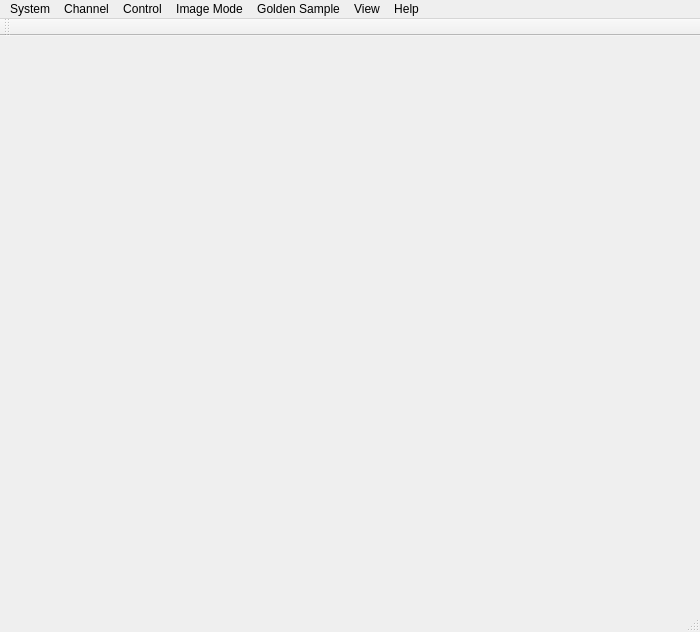
<?xml version="1.0" encoding="UTF-8"?>
<ui version="4.0">
 <class>MainWindow</class>
 <widget class="QMainWindow" name="MainWindow">
  <property name="geometry">
   <rect>
    <x>0</x>
    <y>0</y>
    <width>700</width>
    <height>632</height>
   </rect>
  </property>
  <property name="font">
   <font>
    <family>Tahoma</family>
   </font>
  </property>
  <property name="windowTitle">
   <string>Camera Module OTP Tool</string>
  </property>
  <widget class="QWidget" name="m_centralWidget">
   <property name="sizePolicy">
    <sizepolicy hsizetype="Expanding" vsizetype="Preferred">
     <horstretch>0</horstretch>
     <verstretch>0</verstretch>
    </sizepolicy>
   </property>
   <layout class="QGridLayout" name="m_centralGridLayout">
    <property name="leftMargin">
     <number>0</number>
    </property>
    <property name="topMargin">
     <number>0</number>
    </property>
    <property name="rightMargin">
     <number>0</number>
    </property>
    <property name="bottomMargin">
     <number>0</number>
    </property>
    <property name="spacing">
     <number>0</number>
    </property>
   </layout>
  </widget>
  <widget class="QStatusBar" name="m_statusBar"/>
  <widget class="QMenuBar" name="m_menuBar">
   <property name="geometry">
    <rect>
     <x>0</x>
     <y>0</y>
     <width>700</width>
     <height>23</height>
    </rect>
   </property>
   <widget class="QMenu" name="menuSystem">
    <property name="title">
     <string>System</string>
    </property>
    <addaction name="m_actionLogin"/>
    <addaction name="m_actionMachineSettings"/>
    <addaction name="m_actionGlobalSettings"/>
    <addaction name="separator"/>
    <addaction name="separator"/>
    <addaction name="m_actionExit"/>
   </widget>
   <widget class="QMenu" name="menuSelectChannel">
    <property name="title">
     <string>Channel</string>
    </property>
    <addaction name="m_actionChannelA"/>
    <addaction name="m_actionChannelB"/>
    <addaction name="m_actionChannelC"/>
    <addaction name="m_actionAllChannels"/>
   </widget>
   <widget class="QMenu" name="menuControl">
    <property name="title">
     <string>Control</string>
    </property>
    <addaction name="m_actionStart"/>
    <addaction name="m_actionStop"/>
    <addaction name="separator"/>
    <addaction name="m_actionShortcut"/>
   </widget>
   <widget class="QMenu" name="menuUI">
    <property name="title">
     <string>View</string>
    </property>
    <addaction name="m_actionShowStatusBar"/>
    <addaction name="m_actionShowToolBar"/>
    <addaction name="separator"/>
    <addaction name="m_actionShowTextPanel"/>
    <addaction name="m_actionShowTestItemPanel"/>
    <addaction name="m_actionShowTestResultPanel"/>
   </widget>
   <widget class="QMenu" name="menuHelp">
    <property name="title">
     <string>Help</string>
    </property>
    <addaction name="m_actionAbout"/>
    <addaction name="m_actionUpgrade"/>
   </widget>
   <widget class="QMenu" name="menuImage_Mode">
    <property name="title">
     <string>Image Mode</string>
    </property>
    <widget class="QMenu" name="menuImage_Test">
     <property name="title">
      <string>Image Test</string>
     </property>
     <addaction name="actionEnter_Test"/>
     <addaction name="actionExit_Test"/>
    </widget>
    <widget class="QMenu" name="menuSave_Image">
     <property name="title">
      <string>Save Image</string>
     </property>
     <addaction name="actionSave_Current_Image"/>
     <addaction name="actionSave_Left_Image"/>
     <addaction name="actionSave_Right_Image"/>
    </widget>
    <addaction name="menuImage_Test"/>
    <addaction name="menuSave_Image"/>
   </widget>
   <widget class="QMenu" name="menuDNPIndex">
    <property name="title">
     <string>Golden Sample</string>
    </property>
    <addaction name="m_actionGetDNPIndex_ON"/>
    <addaction name="m_actionGetDNPIndex_OFF"/>
   </widget>
   <addaction name="menuSystem"/>
   <addaction name="menuSelectChannel"/>
   <addaction name="menuControl"/>
   <addaction name="menuImage_Mode"/>
   <addaction name="menuDNPIndex"/>
   <addaction name="menuUI"/>
   <addaction name="menuHelp"/>
  </widget>
  <widget class="QToolBar" name="m_toolBar">
   <property name="windowTitle">
    <string>toolBar</string>
   </property>
   <attribute name="toolBarArea">
    <enum>TopToolBarArea</enum>
   </attribute>
   <attribute name="toolBarBreak">
    <bool>false</bool>
   </attribute>
  </widget>
  <action name="m_actionExit">
   <property name="icon">
    <iconset resource="../czcmti.qrc">
     <normaloff>:/images/exit.png</normaloff>:/images/exit.png</iconset>
   </property>
   <property name="text">
    <string>E&amp;xit</string>
   </property>
   <property name="toolTip">
    <string>Exit application.</string>
   </property>
   <property name="statusTip">
    <string>Exit application.</string>
   </property>
   <property name="shortcut">
    <string>Ctrl+X</string>
   </property>
  </action>
  <action name="m_actionStop">
   <property name="icon">
    <iconset resource="../czcmti.qrc">
     <normaloff>:/images/stop.png</normaloff>:/images/stop.png</iconset>
   </property>
   <property name="text">
    <string>Stop</string>
   </property>
   <property name="toolTip">
    <string>Stop test.</string>
   </property>
   <property name="statusTip">
    <string>Stop test.</string>
   </property>
  </action>
  <action name="m_actionAbout">
   <property name="icon">
    <iconset resource="../czcmti.qrc">
     <normaloff>:/images/about.png</normaloff>:/images/about.png</iconset>
   </property>
   <property name="text">
    <string>&amp;About...</string>
   </property>
   <property name="toolTip">
    <string>About the application.</string>
   </property>
   <property name="statusTip">
    <string>About the application.</string>
   </property>
   <property name="whatsThis">
    <string>About the application.</string>
   </property>
   <property name="shortcut">
    <string>F1</string>
   </property>
  </action>
  <action name="m_actionEnglish">
   <property name="checkable">
    <bool>true</bool>
   </property>
   <property name="checked">
    <bool>true</bool>
   </property>
   <property name="icon">
    <iconset resource="../czcmti.qrc">
     <normaloff>:/images/usa.png</normaloff>:/images/usa.png</iconset>
   </property>
   <property name="text">
    <string>English</string>
   </property>
   <property name="statusTip">
    <string>English</string>
   </property>
   <property name="visible">
    <bool>false</bool>
   </property>
  </action>
  <action name="m_actionChinese">
   <property name="checkable">
    <bool>true</bool>
   </property>
   <property name="icon">
    <iconset resource="../czcmti.qrc">
     <normaloff>:/images/china.png</normaloff>:/images/china.png</iconset>
   </property>
   <property name="text">
    <string>Chinese</string>
   </property>
   <property name="statusTip">
    <string>Chinese</string>
   </property>
  </action>
  <action name="m_actionSpecification">
   <property name="icon">
    <iconset resource="../czcmti.qrc">
     <normaloff>:/images/check_list.png</normaloff>:/images/check_list.png</iconset>
   </property>
   <property name="text">
    <string>Specification</string>
   </property>
   <property name="toolTip">
    <string>Test item specification.</string>
   </property>
   <property name="statusTip">
    <string>Test item specification.</string>
   </property>
  </action>
  <action name="m_actionProject">
   <property name="icon">
    <iconset resource="../czcmti.qrc">
     <normaloff>:/images/project.png</normaloff>:/images/project.png</iconset>
   </property>
   <property name="text">
    <string>Project</string>
   </property>
   <property name="toolTip">
    <string>Test project.</string>
   </property>
   <property name="statusTip">
    <string>Test project.</string>
   </property>
  </action>
  <action name="m_actionShowToolBar">
   <property name="checkable">
    <bool>true</bool>
   </property>
   <property name="checked">
    <bool>true</bool>
   </property>
   <property name="text">
    <string>Tool Bar</string>
   </property>
   <property name="toolTip">
    <string>Show tool bar.</string>
   </property>
   <property name="statusTip">
    <string>Show tool bar.</string>
   </property>
   <property name="whatsThis">
    <string>Show tool bar.</string>
   </property>
  </action>
  <action name="m_actionZoomOut">
   <property name="icon">
    <iconset resource="../czcmti.qrc">
     <normaloff>:/images/zoom_out.png</normaloff>:/images/zoom_out.png</iconset>
   </property>
   <property name="text">
    <string>Zoom Out</string>
   </property>
   <property name="toolTip">
    <string>Zoom Out</string>
   </property>
   <property name="statusTip">
    <string>Zoom Out</string>
   </property>
  </action>
  <action name="m_actionZoomIn">
   <property name="icon">
    <iconset resource="../czcmti.qrc">
     <normaloff>:/images/zoom_in.png</normaloff>:/images/zoom_in.png</iconset>
   </property>
   <property name="text">
    <string>Zoom In</string>
   </property>
   <property name="toolTip">
    <string>Zoom In</string>
   </property>
   <property name="statusTip">
    <string>Zoom In</string>
   </property>
  </action>
  <action name="m_actionStart">
   <property name="icon">
    <iconset resource="../czcmti.qrc">
     <normaloff>:/images/play.png</normaloff>:/images/play.png</iconset>
   </property>
   <property name="text">
    <string>Start</string>
   </property>
   <property name="toolTip">
    <string>Start test.</string>
   </property>
   <property name="statusTip">
    <string>Start test.</string>
   </property>
  </action>
  <action name="m_actionFullScreen">
   <property name="icon">
    <iconset resource="../czcmti.qrc">
     <normaloff>:/images/fullscreen.png</normaloff>:/images/fullscreen.png</iconset>
   </property>
   <property name="text">
    <string>Full Screen</string>
   </property>
   <property name="toolTip">
    <string>Full Screen</string>
   </property>
  </action>
  <action name="m_actionHelp">
   <property name="icon">
    <iconset resource="../czcmti.qrc">
     <normaloff>:/images/help.png</normaloff>:/images/help.png</iconset>
   </property>
   <property name="text">
    <string>Help</string>
   </property>
   <property name="toolTip">
    <string>Help manual.</string>
   </property>
  </action>
  <action name="m_actionKeepAspectRatio">
   <property name="checkable">
    <bool>true</bool>
   </property>
   <property name="checked">
    <bool>true</bool>
   </property>
   <property name="text">
    <string>Keep Aspect Ratio</string>
   </property>
   <property name="toolTip">
    <string>Keep Aspect Ratio</string>
   </property>
  </action>
  <action name="m_actionUpgrade">
   <property name="text">
    <string>Upgrade...</string>
   </property>
   <property name="toolTip">
    <string>Upgrade software...</string>
   </property>
   <property name="statusTip">
    <string>Upgrade software...</string>
   </property>
   <property name="shortcut">
    <string>F12</string>
   </property>
  </action>
  <action name="m_actionOpenShort">
   <property name="text">
    <string>Open/Short</string>
   </property>
   <property name="toolTip">
    <string>Open/Short Test</string>
   </property>
  </action>
  <action name="m_actionPowerConsumption">
   <property name="checkable">
    <bool>true</bool>
   </property>
   <property name="checked">
    <bool>true</bool>
   </property>
   <property name="text">
    <string>Power Consumption</string>
   </property>
   <property name="toolTip">
    <string>Power Consumption Test</string>
   </property>
  </action>
  <action name="m_actionOptions">
   <property name="icon">
    <iconset resource="../czcmti.qrc">
     <normaloff>:/images/settings.png</normaloff>:/images/settings.png</iconset>
   </property>
   <property name="text">
    <string>Options</string>
   </property>
   <property name="toolTip">
    <string>Options</string>
   </property>
   <property name="statusTip">
    <string>Options</string>
   </property>
  </action>
  <action name="m_actionDebug">
   <property name="icon">
    <iconset resource="../czcmti.qrc">
     <normaloff>:/images/debug.png</normaloff>:/images/debug.png</iconset>
   </property>
   <property name="text">
    <string>Debug</string>
   </property>
   <property name="toolTip">
    <string>Chip debugging.</string>
   </property>
  </action>
  <action name="m_actionExportFiles">
   <property name="icon">
    <iconset resource="../czcmti.qrc">
     <normaloff>:/images/disk.png</normaloff>:/images/disk.png</iconset>
   </property>
   <property name="text">
    <string>Export Files</string>
   </property>
   <property name="toolTip">
    <string>Export Files.</string>
   </property>
   <property name="shortcut">
    <string>Ctrl+S</string>
   </property>
  </action>
  <action name="m_actionPictureModeParam">
   <property name="text">
    <string>Picture Mode Parameter</string>
   </property>
   <property name="toolTip">
    <string>Set Picture Mode Parameter.</string>
   </property>
   <property name="shortcut">
    <string>G</string>
   </property>
  </action>
  <action name="m_actionImportFiles">
   <property name="text">
    <string>Import Files</string>
   </property>
   <property name="toolTip">
    <string>Import Files.</string>
   </property>
   <property name="shortcut">
    <string>Ctrl+I</string>
   </property>
  </action>
  <action name="m_actionSystemConf">
   <property name="text">
    <string>System</string>
   </property>
   <property name="toolTip">
    <string>System configuration.</string>
   </property>
  </action>
  <action name="m_actionLogin">
   <property name="text">
    <string>Login...</string>
   </property>
   <property name="toolTip">
    <string>Login...</string>
   </property>
  </action>
  <action name="m_actionGlobalSettings">
   <property name="text">
    <string>Global Settings</string>
   </property>
   <property name="toolTip">
    <string>Global Settings.</string>
   </property>
  </action>
  <action name="m_actionChannelA">
   <property name="checkable">
    <bool>true</bool>
   </property>
   <property name="text">
    <string>Channel A</string>
   </property>
  </action>
  <action name="m_actionChannelB">
   <property name="checkable">
    <bool>true</bool>
   </property>
   <property name="text">
    <string>Channel B</string>
   </property>
  </action>
  <action name="m_actionAllChannels">
   <property name="checkable">
    <bool>true</bool>
   </property>
   <property name="checked">
    <bool>true</bool>
   </property>
   <property name="text">
    <string>All Channels</string>
   </property>
  </action>
  <action name="m_actionShowStatusBar">
   <property name="checkable">
    <bool>true</bool>
   </property>
   <property name="checked">
    <bool>true</bool>
   </property>
   <property name="text">
    <string>Status Bar</string>
   </property>
   <property name="toolTip">
    <string>Show status bar.</string>
   </property>
   <property name="statusTip">
    <string>Show status bar.</string>
   </property>
   <property name="whatsThis">
    <string>Show status bar.</string>
   </property>
  </action>
  <action name="m_actionShowTextPanel">
   <property name="checkable">
    <bool>true</bool>
   </property>
   <property name="checked">
    <bool>true</bool>
   </property>
   <property name="text">
    <string>Text Panel</string>
   </property>
   <property name="toolTip">
    <string>Show text panel.</string>
   </property>
   <property name="statusTip">
    <string>Show text panel.</string>
   </property>
   <property name="whatsThis">
    <string>Show text panel.</string>
   </property>
  </action>
  <action name="m_actionShowTestItemPanel">
   <property name="checkable">
    <bool>true</bool>
   </property>
   <property name="checked">
    <bool>true</bool>
   </property>
   <property name="text">
    <string>Test Item Panel</string>
   </property>
   <property name="toolTip">
    <string>Show test item panel.</string>
   </property>
   <property name="statusTip">
    <string>Show test item panel.</string>
   </property>
   <property name="whatsThis">
    <string>Show test item panel.</string>
   </property>
  </action>
  <action name="m_actionShowTestResultPanel">
   <property name="checkable">
    <bool>true</bool>
   </property>
   <property name="checked">
    <bool>true</bool>
   </property>
   <property name="text">
    <string>Test Result Panel</string>
   </property>
   <property name="toolTip">
    <string>Show test result panel.</string>
   </property>
   <property name="statusTip">
    <string>Show operate panel.</string>
   </property>
   <property name="whatsThis">
    <string>Show operate panel.</string>
   </property>
  </action>
  <action name="m_actionShortcut">
   <property name="text">
    <string>Shortcut...</string>
   </property>
   <property name="toolTip">
    <string>Shortcut.</string>
   </property>
  </action>
  <action name="m_actionMachineSettings">
   <property name="text">
    <string>Machine Settings</string>
   </property>
   <property name="toolTip">
    <string>Machine Settings</string>
   </property>
  </action>
  <action name="actionEnter_Test">
   <property name="checkable">
    <bool>true</bool>
   </property>
   <property name="text">
    <string>Enter Test</string>
   </property>
  </action>
  <action name="actionExit_Test">
   <property name="checkable">
    <bool>true</bool>
   </property>
   <property name="text">
    <string>Exit Test</string>
   </property>
  </action>
  <action name="actionSave_Current_Image">
   <property name="text">
    <string>Save Current Video</string>
   </property>
  </action>
  <action name="actionSave_Left_Image">
   <property name="text">
    <string>Save Left Video</string>
   </property>
  </action>
  <action name="actionSave_Right_Image">
   <property name="text">
    <string>Save Right Video</string>
   </property>
  </action>
  <action name="m_actionGetDNPIndex_ON">
   <property name="text">
    <string>SampleCheck ON</string>
   </property>
  </action>
  <action name="m_actionGetDNPIndex_OFF">
   <property name="text">
    <string>SampleCheck OFF</string>
   </property>
  </action>
  <action name="m_actionChannelC">
   <property name="text">
    <string>Channel C</string>
   </property>
  </action>
 </widget>
 <resources>
  <include location="../czcmti.qrc"/>
 </resources>
 <connections/>
</ui>
